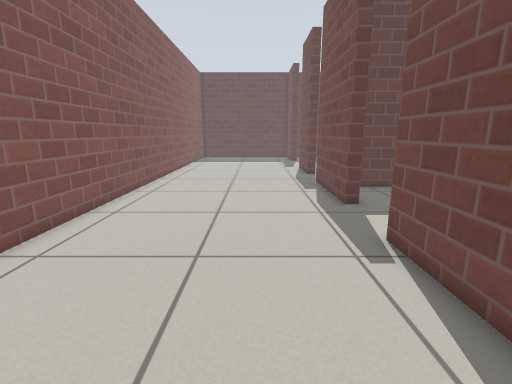
[1] (above)

16 first-person views from a walk through a Gazebo world. The camera is 0.76 m above the floor, tilts 12° down and sees 85° across. The floor is counted in squares, 0.25 m on a side. Each view is taken from the middle of a square. On the plan, view 1 faces up. The plan holds only what a view shows up to about 20 squares ahead; the rest is blank. Simple patterns stand in for the simulator's built-in surfaces.

[2]
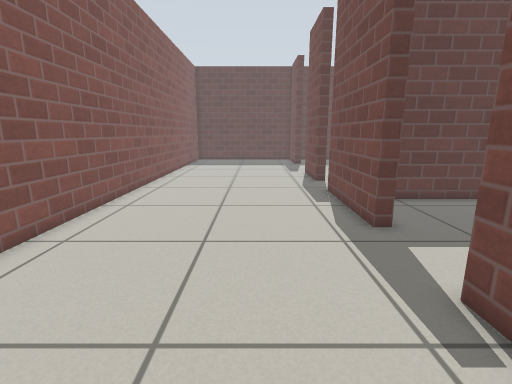

[3]
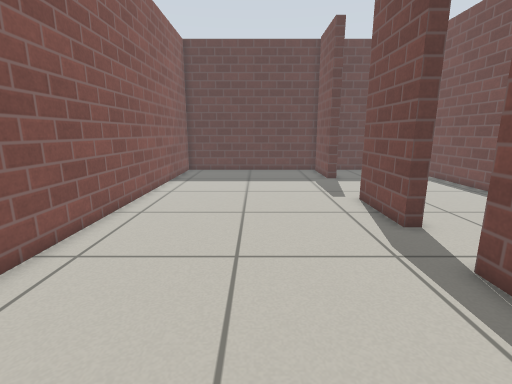

[4]
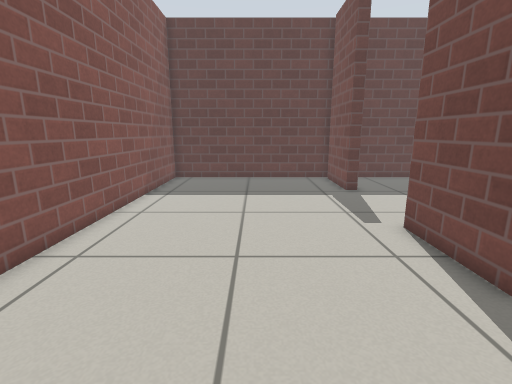

[5]
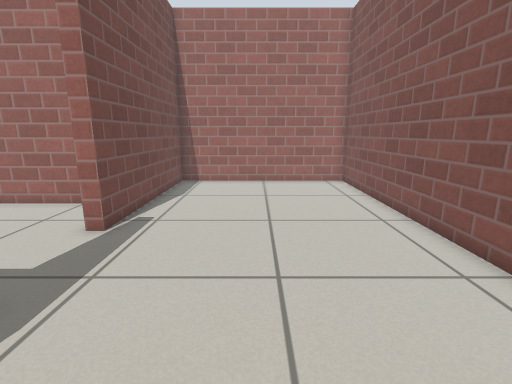

[6]
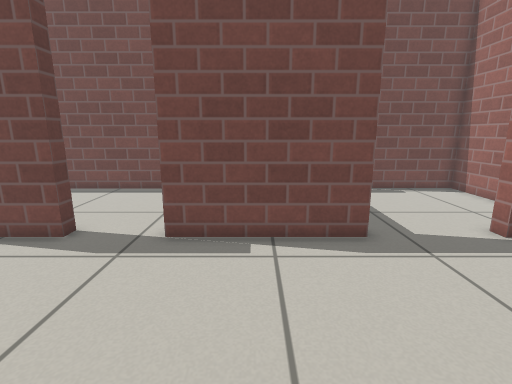

[7]
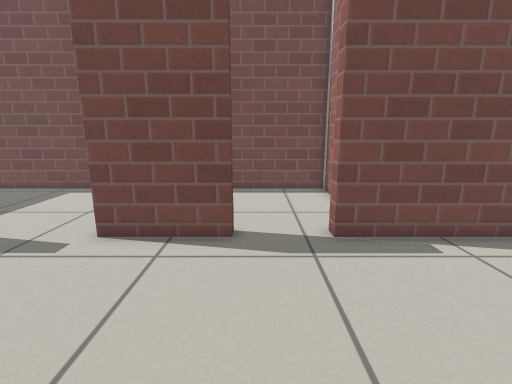

[8]
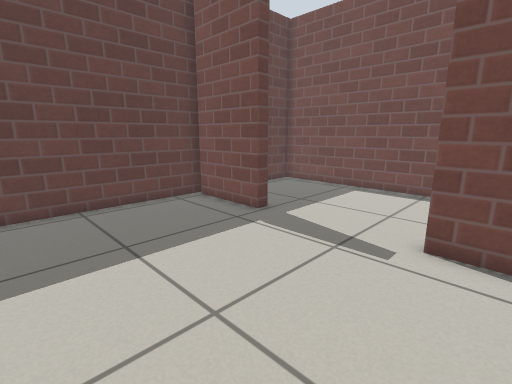

[9]
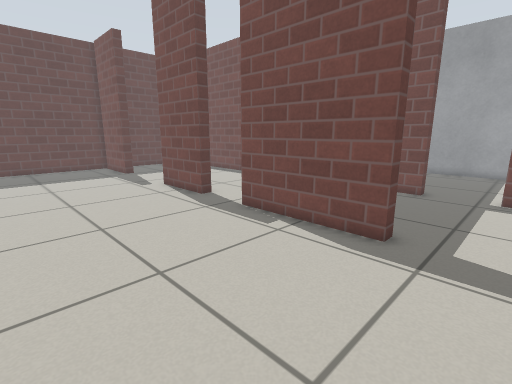

[10]
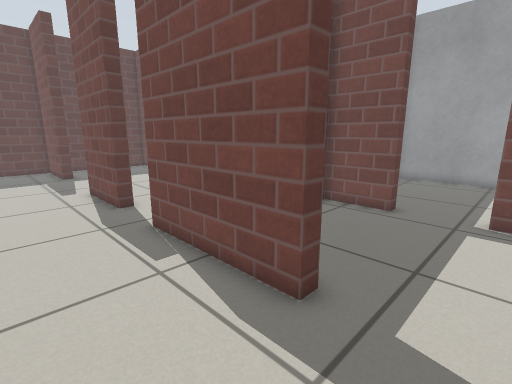

[11]
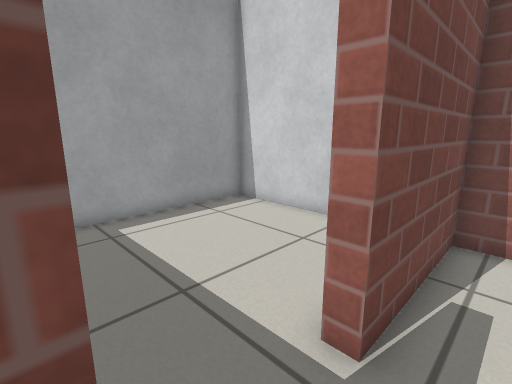

[12]
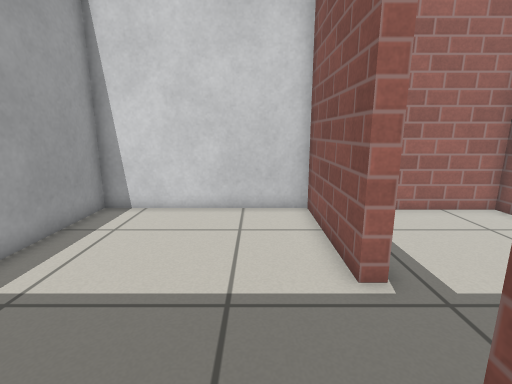

[13]
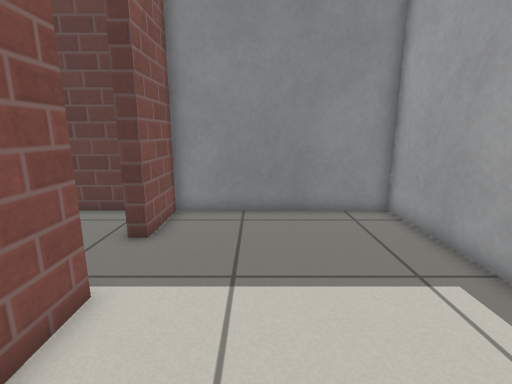

[14]
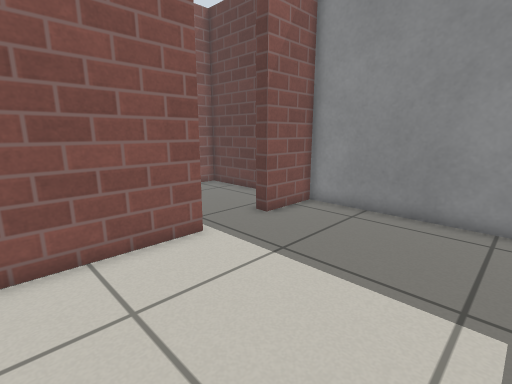

[15]
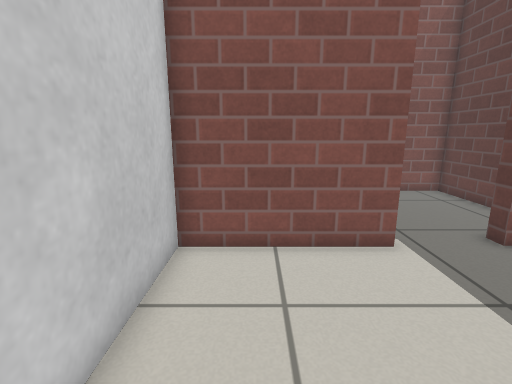

[16]
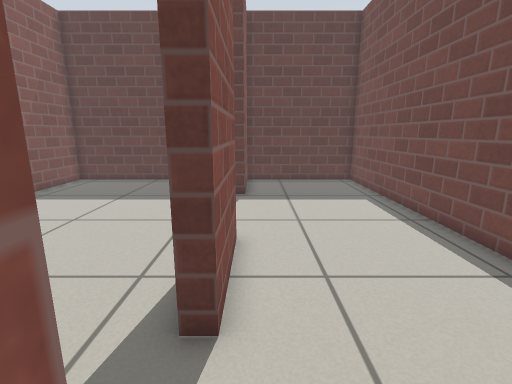

### Floor plan
Points are (right, up) in squares from view 1. A wall is a line through its corners. A room is listed if a view was taken in it or the views show most of it. See-through windows are left out.
Room 1 (views 1, 2, 3, 4, 5, 6, 7, 8, 9, 10, 16)
walls: (4.4, 24.8) (4.4, 20.7) (3.8, 20.7) (3.8, 24.8); (4.5, 11.7) (3.8, 11.7) (3.8, 17.7) (4.5, 17.7); (9.5, 16.3) (11.2, 16.3) (11.2, 35.2) (-6.6, 35.2) (-6.6, -1.8) (3.8, -1.8) (3.8, 7.6) (4.4, 7.6); (4.4, 34.8) (4.4, 30.7) (3.8, 30.7) (3.8, 34.8)
ways out: opening at (4, 9.5) to room 2
Room 2 (view 11)
walls: (11.9, 12.8) (11.2, 12.8) (11.2, 15.7) (4.4, 15.7) (4.4, 13.6); (4.4, 4.9) (4.4, 4.1) (11.2, 4.1) (11.2, 9.7) (11.9, 9.7)
ways out: opening at (4, 9.5) to room 1; opening at (11.5, 11) to room 3
Room 3 (views 12, 13, 14, 15)
walls: (11.9, 9.7) (11.9, 3.9) (20.2, 3.9) (20.2, 15.7) (11.9, 15.7) (11.9, 12.8)
ways out: opening at (11.5, 11) to room 2

Where each view was taken, in squares from view 1:
view 1: 0 up, 0 right, facing up
view 2: 3 up, 0 right, facing up
view 3: 12 up, 1 left, facing up
view 4: 16 up, 1 left, facing up
view 5: 16 up, 1 left, facing down
view 6: 15 up, 4 left, facing right
view 7: 20 up, 4 left, facing right
view 8: 23 up, 4 left, facing up-right
view 9: 9 up, 4 left, facing up-right
view 10: 9 up, 0 right, facing up-right
view 11: 13 up, 10 right, facing down-right
view 12: 15 up, 14 right, facing down
view 13: 5 up, 15 right, facing up
view 14: 5 up, 19 right, facing up-left
view 15: 6 up, 19 right, facing left
view 16: 17 up, 5 right, facing up
